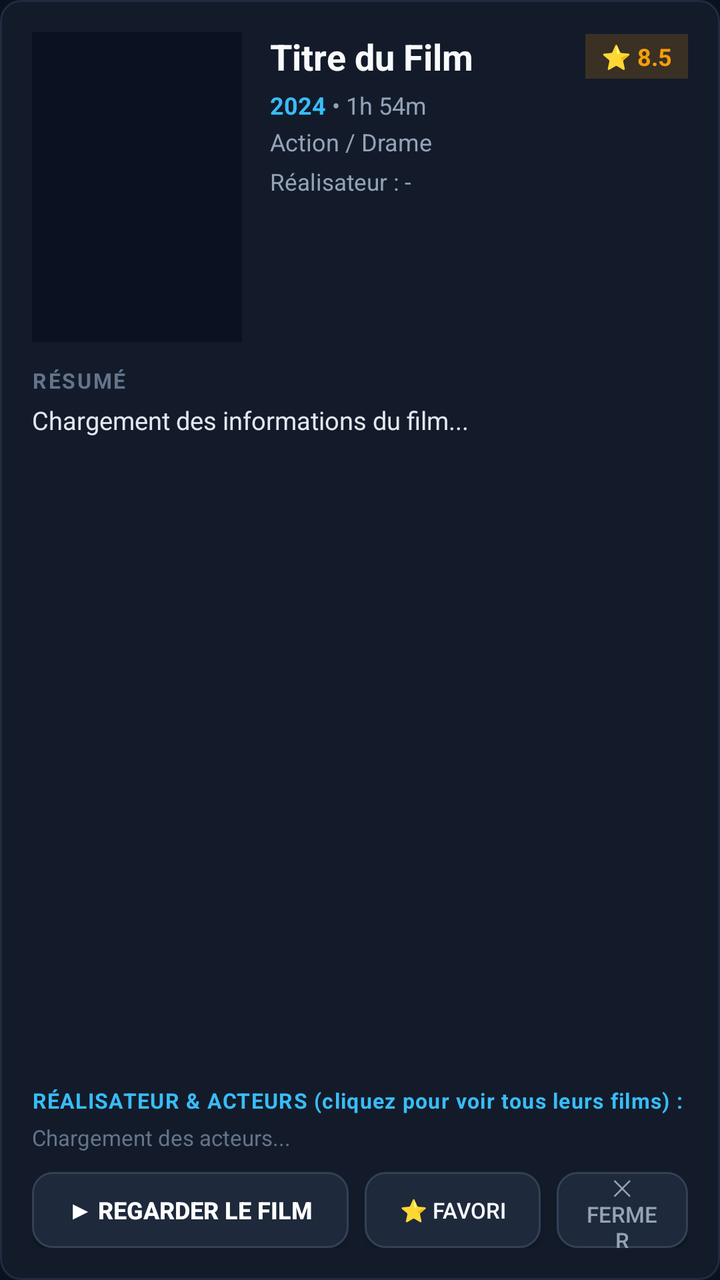
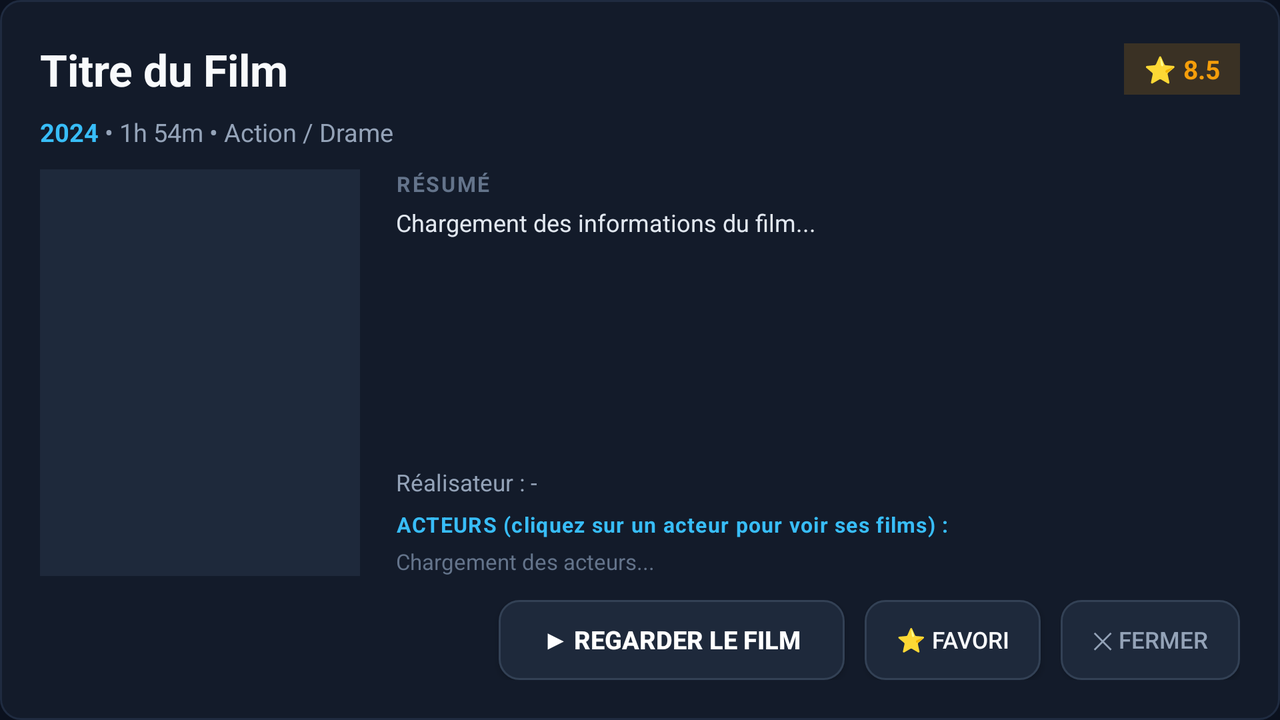

Two renders of one Android screen. The first uses the default layout on a phone; the second uses the alternative layout the repository ships for a different screen configuration, on a matching device. The two XML files are below.
<!-- AndroidManifest.xml: application theme AppTheme.NoActionBar -->
<!-- res/layout/dialog_movie_detail.xml -->
<?xml version="1.0" encoding="utf-8"?>
<LinearLayout xmlns:android="http://schemas.android.com/apk/res/android"
    android:layout_width="match_parent"
    android:layout_height="match_parent"
    android:orientation="vertical"
    android:background="@drawable/bg_card"
    android:padding="16dp">

    
    <LinearLayout
        android:layout_width="match_parent"
        android:layout_height="wrap_content"
        android:orientation="horizontal"
        android:paddingBottom="8dp">

        <ImageView
            android:id="@+id/iv_movie_poster"
            android:layout_width="105dp"
            android:layout_height="155dp"
            android:scaleType="fitCenter"
            android:background="#0B1120"
            android:layout_marginEnd="14dp" />

        <LinearLayout
            android:layout_width="0dp"
            android:layout_height="wrap_content"
            android:layout_weight="1"
            android:orientation="vertical">

            <LinearLayout
                android:layout_width="match_parent"
                android:layout_height="wrap_content"
                android:orientation="horizontal"
                android:gravity="center_vertical">

                <TextView
                    android:id="@+id/tv_movie_title"
                    android:layout_width="0dp"
                    android:layout_height="wrap_content"
                    android:layout_weight="1"
                    android:text="Titre du Film"
                    android:textColor="#F8FAFC"
                    android:textSize="18sp"
                    android:textStyle="bold"
                    android:maxLines="2"
                    android:ellipsize="end" />

                <TextView
                    android:id="@+id/tv_movie_rating"
                    android:layout_width="wrap_content"
                    android:layout_height="wrap_content"
                    android:text="⭐ 8.5"
                    android:textColor="#F59E0B"
                    android:textSize="12sp"
                    android:textStyle="bold"
                    android:paddingStart="8dp"
                    android:paddingEnd="8dp"
                    android:paddingTop="3dp"
                    android:paddingBottom="3dp"
                    android:background="#2BF59E0B"
                    android:layout_marginStart="8dp" />

            </LinearLayout>

            <LinearLayout
                android:layout_width="match_parent"
                android:layout_height="wrap_content"
                android:orientation="horizontal"
                android:layout_marginTop="4dp">

                <TextView
                    android:id="@+id/tv_movie_year"
                    android:layout_width="wrap_content"
                    android:layout_height="wrap_content"
                    android:text="2024"
                    android:textColor="#38BDF8"
                    android:textSize="12sp"
                    android:textStyle="bold" />

                <TextView
                    android:id="@+id/tv_movie_duration"
                    android:layout_width="wrap_content"
                    android:layout_height="wrap_content"
                    android:text=" • 1h 54m"
                    android:textColor="#94A3B8"
                    android:textSize="12sp" />

            </LinearLayout>

            <TextView
                android:id="@+id/tv_movie_genre"
                android:layout_width="match_parent"
                android:layout_height="wrap_content"
                android:text="Action / Drame"
                android:textColor="#94A3B8"
                android:textSize="12sp"
                android:layout_marginTop="2dp"
                android:maxLines="1"
                android:ellipsize="end" />

            <Button
                android:id="@+id/btn_movie_director"
                android:layout_width="wrap_content"
                android:layout_height="32dp"
                android:layout_marginTop="4dp"
                android:background="@drawable/bg_button_selector"
                android:textColor="#38BDF8"
                android:textSize="11.5sp"
                android:textStyle="bold"
                android:text="🎬 Réalisateur : -"
                android:paddingStart="10dp"
                android:paddingEnd="10dp"
                android:focusable="true"
                android:clickable="true"
                android:visibility="gone" />

            <TextView
                android:id="@+id/tv_movie_director"
                android:layout_width="match_parent"
                android:layout_height="wrap_content"
                android:layout_marginTop="4dp"
                android:textColor="#94A3B8"
                android:textSize="11.5sp"
                android:text="Réalisateur : -"
                android:maxLines="1"
                android:ellipsize="end" />

        </LinearLayout>

    </LinearLayout>

    
    <TextView
        android:layout_width="wrap_content"
        android:layout_height="wrap_content"
        android:text="RÉSUMÉ"
        android:textColor="#64748B"
        android:textSize="10.5sp"
        android:textStyle="bold"
        android:letterSpacing="0.08"
        android:layout_marginTop="4dp" />

    <ScrollView
        android:layout_width="match_parent"
        android:layout_height="0dp"
        android:layout_weight="1"
        android:layout_marginTop="4dp"
        android:focusable="false"
        android:scrollbars="vertical">

        <TextView
            android:id="@+id/tv_movie_plot"
            android:layout_width="match_parent"
            android:layout_height="wrap_content"
            android:textColor="#E2E8F0"
            android:textSize="12.5sp"
            android:lineSpacingExtra="3dp"
            android:text="Chargement des informations du film..." />

    </ScrollView>

    
    <TextView
        android:layout_width="wrap_content"
        android:layout_height="wrap_content"
        android:layout_marginTop="8dp"
        android:text="RÉALISATEUR &amp; ACTEURS (cliquez pour voir tous leurs films) :"
        android:textColor="#38BDF8"
        android:textSize="10.5sp"
        android:textStyle="bold"
        android:letterSpacing="0.04" />

    
    <HorizontalScrollView
        android:id="@+id/hsv_movie_actors"
        android:layout_width="match_parent"
        android:layout_height="wrap_content"
        android:layout_marginTop="4dp"
        android:scrollbars="none">

        <LinearLayout
            android:id="@+id/layout_actors_container"
            android:layout_width="wrap_content"
            android:layout_height="wrap_content"
            android:orientation="horizontal"
            android:gravity="center_vertical">

            <TextView
                android:id="@+id/tv_movie_cast"
                android:layout_width="wrap_content"
                android:layout_height="wrap_content"
                android:textColor="#64748B"
                android:textSize="11sp"
                android:text="Chargement des acteurs..." />

        </LinearLayout>

    </HorizontalScrollView>

    
    <Button
        android:id="@+id/btn_search_actor"
        android:layout_width="wrap_content"
        android:layout_height="32dp"
        android:layout_marginTop="4dp"
        android:text="🔍 Rechercher ce film ou premier acteur"
        android:textColor="#94A3B8"
        android:textSize="10.5sp"
        android:background="@drawable/bg_button_selector"
        android:paddingStart="10dp"
        android:paddingEnd="10dp"
        android:visibility="gone"
        android:focusable="true" />

    
    <LinearLayout
        android:layout_width="match_parent"
        android:layout_height="wrap_content"
        android:orientation="horizontal"
        android:gravity="end|center_vertical"
        android:layout_marginTop="10dp">

        <Button
            android:id="@+id/btn_restart_movie"
            android:layout_width="wrap_content"
            android:layout_height="38dp"
            android:text="↺ Recommencer"
            android:textColor="#CBD5E1"
            android:textSize="11sp"
            android:background="@drawable/bg_button_selector"
            android:paddingStart="12dp"
            android:paddingEnd="12dp"
            android:layout_marginEnd="8dp"
            android:visibility="gone"
            android:focusable="true" />

        <Button
            android:id="@+id/btn_play_movie"
            android:layout_width="wrap_content"
            android:layout_height="38dp"
            android:text="▶ Regarder le Film"
            android:textColor="#FFFFFF"
            android:textSize="12sp"
            android:textStyle="bold"
            android:background="@drawable/bg_button_selector"
            android:paddingStart="18dp"
            android:paddingEnd="18dp"
            android:layout_marginEnd="8dp"
            android:focusable="true" />

        <Button
            android:id="@+id/btn_fav_movie"
            android:layout_width="wrap_content"
            android:layout_height="38dp"
            android:text="⭐ Favori"
            android:textColor="#F8FAFC"
            android:textSize="11sp"
            android:background="@drawable/bg_button_selector"
            android:paddingStart="12dp"
            android:paddingEnd="12dp"
            android:layout_marginEnd="8dp"
            android:focusable="true" />

        <Button
            android:id="@+id/btn_close_movie"
            android:layout_width="wrap_content"
            android:layout_height="38dp"
            android:text="✕ Fermer"
            android:textColor="#94A3B8"
            android:textSize="11sp"
            android:background="@drawable/bg_button_selector"
            android:paddingStart="14dp"
            android:paddingEnd="14dp"
            android:focusable="true" />

    </LinearLayout>

</LinearLayout>
<!-- resources referenced by this layout -->
<resources>
  <!-- drawable bg_button_selector (drawable) -->
  <?xml version="1.0" encoding="utf-8"?>
  <selector xmlns:android="http://schemas.android.com/apk/res/android">
      <item android:state_focused="true">
          <shape android:shape="rectangle">
              <solid android:color="#0284C7" />
              <corners android:radius="10dp" />
              <stroke android:width="3dp" android:color="#FFFFFF" />
          </shape>
      </item>
      <item android:state_pressed="true">
          <shape android:shape="rectangle">
              <solid android:color="#0369A1" />
              <corners android:radius="10dp" />
              <stroke android:width="2dp" android:color="#38BDF8" />
          </shape>
      </item>
      <item>
          <shape android:shape="rectangle">
              <solid android:color="#1E293B" />
              <corners android:radius="10dp" />
              <stroke android:width="1dp" android:color="#334155" />
          </shape>
      </item>
  </selector>
  <!-- drawable bg_card (drawable) -->
  <?xml version="1.0" encoding="utf-8"?>
  <shape xmlns:android="http://schemas.android.com/apk/res/android"
      android:shape="rectangle">
      <solid android:color="#131B2A" />
      <corners android:radius="10dp" />
      <stroke android:width="1dp" android:color="#1F2B40" />
  </shape>
  <style name="AppTheme.NoActionBar" parent="Theme.AppCompat.NoActionBar">
          <item name="windowActionBar">false</item>
          <item name="windowNoTitle">true</item>
          <item name="android:windowBackground">#0B111E</item>
          <item name="android:textColor">#F8FAFC</item>
          <item name="alertDialogTheme">@style/DarkAlertDialogTheme</item>
      </style>
  <style name="DarkAlertDialogTheme" parent="Theme.AppCompat.Dialog.Alert">
          <item name="android:background">#131B2A</item>
          <item name="android:textColorPrimary">#F8FAFC</item>
          <item name="android:textColorSecondary">#94A3B8</item>
          <item name="colorAccent">#38BDF8</item>
      </style>
</resources>
<!-- res/layout-land/dialog_movie_detail.xml (the repository's variant of the layout above) -->
<!-- drawn on the phone turned sideways -->
<?xml version="1.0" encoding="utf-8"?>
<LinearLayout xmlns:android="http://schemas.android.com/apk/res/android"
    android:layout_width="match_parent"
    android:layout_height="match_parent"
    android:orientation="vertical"
    android:background="@drawable/bg_card"
    android:padding="20dp">

    
    <LinearLayout
        android:layout_width="match_parent"
        android:layout_height="wrap_content"
        android:orientation="horizontal"
        android:gravity="center_vertical"
        android:paddingBottom="8dp">

        <TextView
            android:id="@+id/tv_movie_title"
            android:layout_width="0dp"
            android:layout_height="wrap_content"
            android:layout_weight="1"
            android:text="Titre du Film"
            android:textColor="#F8FAFC"
            android:textSize="22sp"
            android:textStyle="bold"
            android:maxLines="2"
            android:ellipsize="end" />

        <TextView
            android:id="@+id/tv_movie_rating"
            android:layout_width="wrap_content"
            android:layout_height="wrap_content"
            android:text="⭐ 8.5"
            android:textColor="#F59E0B"
            android:textSize="13sp"
            android:textStyle="bold"
            android:paddingStart="10dp"
            android:paddingEnd="10dp"
            android:paddingTop="4dp"
            android:paddingBottom="4dp"
            android:background="#2BF59E0B"
            android:layout_marginStart="12dp" />

    </LinearLayout>

    
    <LinearLayout
        android:layout_width="match_parent"
        android:layout_height="wrap_content"
        android:orientation="horizontal"
        android:gravity="center_vertical"
        android:paddingBottom="10dp">

        <TextView
            android:id="@+id/tv_movie_year"
            android:layout_width="wrap_content"
            android:layout_height="wrap_content"
            android:text="2024"
            android:textColor="#38BDF8"
            android:textSize="12.5sp"
            android:textStyle="bold" />

        <TextView
            android:id="@+id/tv_movie_duration"
            android:layout_width="wrap_content"
            android:layout_height="wrap_content"
            android:text=" • 1h 54m"
            android:textColor="#94A3B8"
            android:textSize="12.5sp" />

        <TextView
            android:id="@+id/tv_movie_genre"
            android:layout_width="wrap_content"
            android:layout_height="wrap_content"
            android:text=" • Action / Drame"
            android:textColor="#94A3B8"
            android:textSize="12.5sp" />

    </LinearLayout>

    
    <LinearLayout
        android:layout_width="match_parent"
        android:layout_height="0dp"
        android:layout_weight="1"
        android:orientation="horizontal">

        
        <ImageView
            android:id="@+id/iv_movie_poster"
            android:layout_width="160dp"
            android:layout_height="match_parent"
            android:scaleType="centerCrop"
            android:background="#1E293B"
            android:layout_marginEnd="18dp" />

        
        <LinearLayout
            android:layout_width="0dp"
            android:layout_height="match_parent"
            android:layout_weight="1"
            android:orientation="vertical">

            <TextView
                android:layout_width="wrap_content"
                android:layout_height="wrap_content"
                android:text="RÉSUMÉ"
                android:textColor="#64748B"
                android:textSize="10.5sp"
                android:textStyle="bold"
                android:letterSpacing="0.08" />

            <ScrollView
                android:layout_width="match_parent"
                android:layout_height="0dp"
                android:layout_weight="1"
                android:layout_marginTop="4dp"
                android:scrollbars="vertical">

                <TextView
                    android:id="@+id/tv_movie_plot"
                    android:layout_width="match_parent"
                    android:layout_height="wrap_content"
                    android:textColor="#E2E8F0"
                    android:textSize="12sp"
                    android:lineSpacingExtra="3dp"
                    android:text="Chargement des informations du film..." />

            </ScrollView>

            <TextView
                android:id="@+id/tv_movie_director"
                android:layout_width="match_parent"
                android:layout_height="wrap_content"
                android:layout_marginTop="6dp"
                android:textColor="#94A3B8"
                android:textSize="11.5sp"
                android:text="Réalisateur : -"
                android:maxLines="1"
                android:ellipsize="end" />

            
            <TextView
                android:layout_width="wrap_content"
                android:layout_height="wrap_content"
                android:layout_marginTop="6dp"
                android:text="ACTEURS (cliquez sur un acteur pour voir ses films) :"
                android:textColor="#38BDF8"
                android:textSize="10.5sp"
                android:textStyle="bold"
                android:letterSpacing="0.04" />

            
            <HorizontalScrollView
                android:id="@+id/hsv_movie_actors"
                android:layout_width="match_parent"
                android:layout_height="wrap_content"
                android:layout_marginTop="4dp"
                android:scrollbars="none">

                <LinearLayout
                    android:id="@+id/layout_actors_container"
                    android:layout_width="wrap_content"
                    android:layout_height="wrap_content"
                    android:orientation="horizontal"
                    android:gravity="center_vertical">

                    <TextView
                        android:id="@+id/tv_movie_cast"
                        android:layout_width="wrap_content"
                        android:layout_height="wrap_content"
                        android:textColor="#64748B"
                        android:textSize="11sp"
                        android:text="Chargement des acteurs..." />

                </LinearLayout>

            </HorizontalScrollView>

            
            <Button
                android:id="@+id/btn_search_actor"
                android:layout_width="wrap_content"
                android:layout_height="32dp"
                android:layout_marginTop="6dp"
                android:text="🔍 Rechercher ce film ou premier acteur"
                android:textColor="#94A3B8"
                android:textSize="10.5sp"
                android:background="@drawable/bg_button_selector"
                android:paddingStart="10dp"
                android:paddingEnd="10dp"
                android:visibility="gone"
                android:focusable="true" />

        </LinearLayout>

    </LinearLayout>

    
    <LinearLayout
        android:layout_width="match_parent"
        android:layout_height="wrap_content"
        android:orientation="horizontal"
        android:gravity="end|center_vertical"
        android:layout_marginTop="12dp">

        <Button
            android:id="@+id/btn_restart_movie"
            android:layout_width="wrap_content"
            android:layout_height="40dp"
            android:text="↺ Recommencer du début"
            android:textColor="#CBD5E1"
            android:textSize="11.5sp"
            android:background="@drawable/bg_button_selector"
            android:paddingStart="14dp"
            android:paddingEnd="14dp"
            android:layout_marginEnd="10dp"
            android:visibility="gone"
            android:focusable="true" />

        <Button
            android:id="@+id/btn_play_movie"
            android:layout_width="wrap_content"
            android:layout_height="40dp"
            android:text="▶ Regarder le Film"
            android:textColor="#FFFFFF"
            android:textSize="12.5sp"
            android:textStyle="bold"
            android:background="@drawable/bg_button_selector"
            android:paddingStart="22dp"
            android:paddingEnd="22dp"
            android:layout_marginEnd="10dp"
            android:focusable="true" />

        <Button
            android:id="@+id/btn_fav_movie"
            android:layout_width="wrap_content"
            android:layout_height="40dp"
            android:text="⭐ Favori"
            android:textColor="#F8FAFC"
            android:textSize="11.5sp"
            android:background="@drawable/bg_button_selector"
            android:paddingStart="14dp"
            android:paddingEnd="14dp"
            android:layout_marginEnd="10dp"
            android:focusable="true" />

        <Button
            android:id="@+id/btn_close_movie"
            android:layout_width="wrap_content"
            android:layout_height="40dp"
            android:text="✕ Fermer"
            android:textColor="#94A3B8"
            android:textSize="11.5sp"
            android:background="@drawable/bg_button_selector"
            android:paddingStart="16dp"
            android:paddingEnd="16dp"
            android:focusable="true" />

    </LinearLayout>

</LinearLayout>
